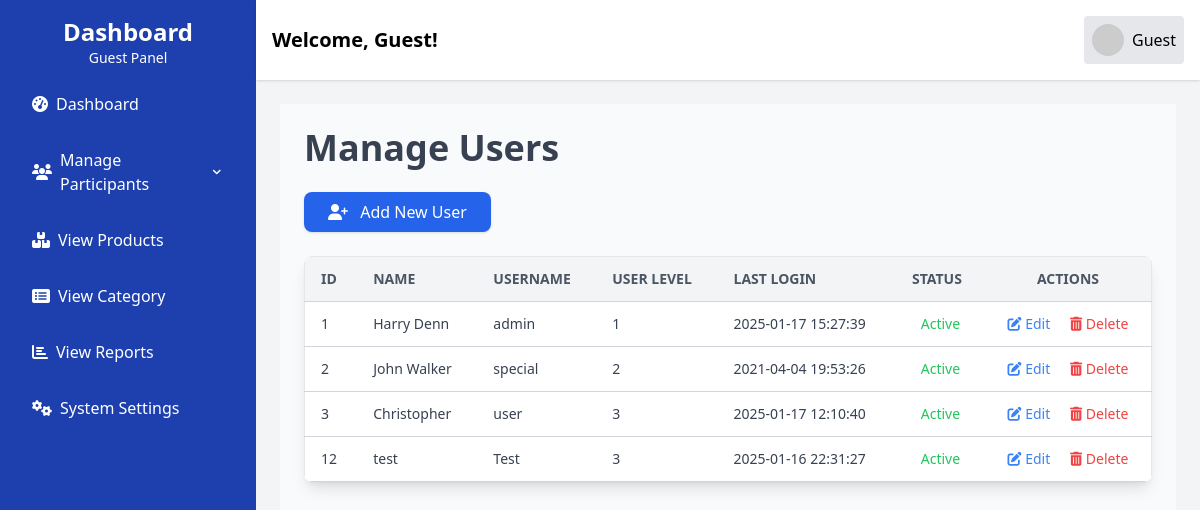
/User_Management/manage_users.php (signed in), run on the app's committed database.
### tables this page shows
CREATE TABLE `users` (
  `id` int(11) UNSIGNED NOT NULL,
  `name` varchar(60) NOT NULL,
  `username` varchar(50) NOT NULL,
  `password` varchar(255) NOT NULL,
  `user_level` int(11) NOT NULL,
  `image` varchar(255) DEFAULT 'no_image.jpg',
  `status` int(1) NOT NULL,
  `last_login` datetime DEFAULT NULL
);

### User_Management/manage_users.php (the view, shortened to what this page needs)
<?php
require_once '../includes/config.php';
$sql = "SELECT id, name, username, user_level , last_login, status FROM users";
$stmt = $pdo->query($sql);
$users = $stmt->fetchAll(PDO::FETCH_ASSOC);
$content = '';
$content .= '
    <div class="p-6 bg-gray-50 min-h-screen">
        <h1 class="text-4xl font-bold mb-6 text-gray-700">Manage Users</h1>
        <button onclick="openAddUserModal()" class="bg-blue-600 text-white px-6 py-2 rounded-lg mb-6 shadow hover:bg-blue-700 transition-all">
            <i class="fas fa-user-plus mr-2"></i> Add New User
        </button>';
$content .= '
        <div class="overflow-x-auto rounded-lg shadow-lg">
            <table class="min-w-full bg-white border-collapse border border-gray-200">
                <thead class="bg-gray-100 text-gray-600 text-sm uppercase">
                    <tr>
                        <th class="py-3 px-4 text-left border-b border-gray-300">ID</th>
                        <th class="py-3 px-4 text-left border-b border-gray-300">Name</th>
                        <th class="py-3 px-4 text-left border-b border-gray-300">Username</th>
                        <th class="py-3 px-4 text-left border-b border-gray-300">User Level</th>
                        <th class="py-3 px-4 text-left border-b border-gray-300">Last Login</th>
                        <th class="py-3 px-4 text-left border-b border-gray-300">Status</th>
                        <th class="py-3 px-4 text-center border-b border-gray-300">Actions</th>
                    </tr>
                </thead>
                <tbody class="text-gray-700 text-sm">';
if (count($users) > 0) {
    foreach ($users as $user) {
        $statusText = ($user['status'] == 1) ? 'Active' : 'Inactive';
        $statusClass = ($user['status'] == 1) ? 'text-green-500' : 'text-red-500';
        $content .= '
                    <tr class="hover:bg-gray-50">
                        <td class="py-3 px-4 border-b border-gray-300">' . $user['id'] . '</td>
                        <td class="py-3 px-4 border-b border-gray-300">' . htmlspecialchars($user['name']) . '</td>
                        <td class="py-3 px-4 border-b border-gray-300">' . htmlspecialchars($user['username']) . '</td>
                        <td class="py-3 px-4 border-b border-gray-300">' . htmlspecialchars($user['user_level']) . '</td>
                        <td class="py-3 px-4 border-b border-gray-300">' . htmlspecialchars($user['last_login']) . '</td>
                        <td class="py-3 px-4 border-b border-gray-300 ' . $statusClass . ' text-center">
                            ' . $statusText . '
                        </td>
                        <td class="py-3 px-4 border-b border-gray-300 text-center">
                            <button onclick="openEditModal(' . $user['id'] . ', \'' . addslashes(htmlspecialchars($user['name'])) . '\', \'' . addslashes(htmlspecialchars($user['username'])) . '\', ' . $user['user_level'] . ', ' . $user['status'] . ')" class="text-blue-500 hover:underline">
                                <i class="fas fa-edit"></i> Edit
                            </button>
                            <button type="button" onclick="openDeleteModal(' . $user['id'] . ')" class="text-red-500 hover:underline ml-4">
                                <i class="fas fa-trash-alt"></i> Delete
                            </button>
                        </td>
                    </tr>';
    }
} else {
    $content .= '
                    <tr>
                        <td colspan="7" class="py-6 px-4 text-center text-gray-500">No users found</td>
                    </tr>';
}
$content .= '
                </tbody>
            </table>
        </div>
    </div>';
?>
<?php
include '../layouts/layout.php';
?>

### data on the page
users: id "1", name "Harry Denn", username "admin", user_level "1", last_login "2025-01-17 15:27:39", status "Active"
users: id "2", name "John Walker", username "special", user_level "2", last_login "2021-04-04 19:53:26", status "Active"
users: id "3", name "Christopher", username "user", user_level "3", last_login "2025-01-17 12:10:40", status "Active"
users: id "12", name "test", username "Test", user_level "3", last_login "2025-01-16 22:31:27", status "Active"

### other printed values
$user_group "Guest"
$user_name "Guest"
